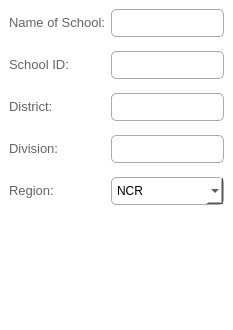
           <widget class="QWidget" name="depedEntryFrame">
            <layout class="QHBoxLayout" name="horizontalLayout_5">
             <property name="spacing">
              <number>0</number>
             </property>
             <property name="leftMargin">
              <number>0</number>
             </property>
             <property name="topMargin">
              <number>0</number>
             </property>
             <property name="rightMargin">
              <number>0</number>
             </property>
             <property name="bottomMargin">
              <number>0</number>
             </property>
             <item>
              <widget class="QFrame" name="entryClassFrame_2">
               <property name="minimumSize">
                <size>
                 <width>0</width>
                 <height>330</height>
                </size>
               </property>
               <property name="maximumSize">
                <size>
                 <width>16777215</width>
                 <height>350</height>
                </size>
               </property>
               <property name="font">
                <font/>
               </property>
               <property name="styleSheet">
                <string notr="true">QFrame{
	background-color: rgb(255, 255, 255);
}

QComboBox{
	border: 1px solid;
	border-color: rgb(170, 170, 170);
	border-radius: 5px;
	background-color: rgb(255, 255, 255);
	padding-left: 5px;
}

QComboBox:focus{
	border: 1px solid rgb(26, 191, 164);
}

QLineEdit{
	border: 1px solid;
	border-color: rgb(170, 170, 170);
	border-radius: 5px;
	background-color: rgb(255, 255, 255);
	padding-left: 5px;
}

QLineEdit:focus{
	border: 1px solid rgb(26, 191, 164);
}

QLabel{
	color: rgb(100, 100, 100);
}


	</string>
               </property>
               <property name="frameShape">
                <enum>QFrame::NoFrame</enum>
               </property>
               <property name="frameShadow">
                <enum>QFrame::Plain</enum>
               </property>
               <layout class="QFormLayout" name="formLayout_2">
                <property name="fieldGrowthPolicy">
                 <enum>QFormLayout::AllNonFixedFieldsGrow</enum>
                </property>
                <property name="rowWrapPolicy">
                 <enum>QFormLayout::DontWrapRows</enum>
                </property>
                <property name="verticalSpacing">
                 <number>14</number>
                </property>
                <property name="bottomMargin">
                 <number>9</number>
                </property>
                <item row="0" column="0">
                 <widget class="QLabel" name="syLabel_2">
                  <property name="font">
                   <font>
                    <pointsize>10</pointsize>
                    <bold>false</bold>
                   </font>
                  </property>
                  <property name="styleSheet">
                   <string notr="true"/>
                  </property>
                  <property name="text">
                   <string>Name of School:</string>
                  </property>
                 </widget>
                </item>
                <item row="0" column="1">
                 <widget class="QLineEdit" name="schoolName">
                  <property name="minimumSize">
                   <size>
                    <width>0</width>
                    <height>28</height>
                   </size>
                  </property>
                  <property name="maximumSize">
                   <size>
                    <width>16777215</width>
                    <height>28</height>
                   </size>
                  </property>
                  <property name="font">
                   <font>
                    <pointsize>9</pointsize>
                    <bold>false</bold>
                   </font>
                  </property>
                  <property name="styleSheet">
                   <string notr="true"/>
                  </property>
                 </widget>
                </item>
                <item row="1" column="0">
                 <widget class="QLabel" name="shLabel_2">
                  <property name="font">
                   <font>
                    <pointsize>10</pointsize>
                    <bold>false</bold>
                   </font>
                  </property>
                  <property name="styleSheet">
                   <string notr="true"/>
                  </property>
                  <property name="text">
                   <string>School ID:</string>
                  </property>
                 </widget>
                </item>
                <item row="1" column="1">
                 <widget class="QLineEdit" name="school_id">
                  <property name="minimumSize">
                   <size>
                    <width>0</width>
                    <height>28</height>
                   </size>
                  </property>
                  <property name="maximumSize">
                   <size>
                    <width>16777215</width>
                    <height>28</height>
                   </size>
                  </property>
                  <property name="font">
                   <font>
                    <pointsize>9</pointsize>
                    <bold>false</bold>
                   </font>
                  </property>
                  <property name="styleSheet">
                   <string notr="true"/>
                  </property>
                 </widget>
                </item>
                <item row="2" column="0">
                 <widget class="QLabel" name="gradeLabel_2">
                  <property name="font">
                   <font>
                    <pointsize>10</pointsize>
                    <bold>false</bold>
                   </font>
                  </property>
                  <property name="styleSheet">
                   <string notr="true"/>
                  </property>
                  <property name="text">
                   <string>District:</string>
                  </property>
                 </widget>
                </item>
                <item row="3" column="0">
                 <widget class="QLabel" name="sectionLabel_2">
                  <property name="font">
                   <font>
                    <pointsize>10</pointsize>
                    <bold>false</bold>
                   </font>
                  </property>
                  <property name="styleSheet">
                   <string notr="true"/>
                  </property>
                  <property name="text">
                   <string>Division:</string>
                  </property>
                 </widget>
                </item>
                <item row="3" column="1">
                 <widget class="QLineEdit" name="division">
                  <property name="minimumSize">
                   <size>
                    <width>0</width>
                    <height>28</height>
                   </size>
                  </property>
                  <property name="maximumSize">
                   <size>
                    <width>16777215</width>
                    <height>28</height>
                   </size>
                  </property>
                  <property name="font">
                   <font>
                    <pointsize>9</pointsize>
                    <bold>false</bold>
                   </font>
                  </property>
                  <property name="styleSheet">
                   <string notr="true"/>
                  </property>
                 </widget>
                </item>
                <item row="4" column="0">
                 <widget class="QLabel" name="advLabel_2">
                  <property name="font">
                   <font>
                    <pointsize>10</pointsize>
                    <bold>false</bold>
                   </font>
                  </property>
                  <property name="styleSheet">
                   <string notr="true"/>
                  </property>
                  <property name="text">
                   <string>Region:</string>
                  </property>
                 </widget>
                </item>
                <item row="2" column="1">
                 <widget class="QLineEdit" name="district">
                  <property name="minimumSize">
                   <size>
                    <width>0</width>
                    <height>28</height>
                   </size>
                  </property>
                  <property name="maximumSize">
                   <size>
                    <width>16777215</width>
                    <height>28</height>
                   </size>
                  </property>
                  <property name="font">
                   <font>
                    <pointsize>9</pointsize>
                    <bold>false</bold>
                   </font>
                  </property>
                  <property name="styleSheet">
                   <string notr="true"/>
                  </property>
                 </widget>
                </item>
                <item row="4" column="1">
                 <widget class="QComboBox" name="region">
                  <property name="minimumSize">
                   <size>
                    <width>0</width>
                    <height>28</height>
                   </size>
                  </property>
                  <property name="maximumSize">
                   <size>
                    <width>16777215</width>
                    <height>28</height>
                   </size>
                  </property>
                  <item>
                   <property name="text">
                    <string>NCR</string>
                   </property>
                  </item>
                  <item>
                   <property name="text">
                    <string>I</string>
                   </property>
                  </item>
                  <item>
                   <property name="text">
                    <string>II</string>
                   </property>
                  </item>
                  <item>
                   <property name="text">
                    <string>III</string>
                   </property>
                  </item>
                  <item>
                   <property name="text">
                    <string>IV-A</string>
                   </property>
                  </item>
                  <item>
                   <property name="text">
                    <string>MIMAROPA</string>
                   </property>
                  </item>
                  <item>
                   <property name="text">
                    <string>V</string>
                   </property>
                  </item>
                  <item>
                   <property name="text">
                    <string>VI</string>
                   </property>
                  </item>
                  <item>
                   <property name="text">
                    <string>VII</string>
                   </property>
                  </item>
                  <item>
                   <property name="text">
                    <string>VIII</string>
                   </property>
                  </item>
                  <item>
                   <property name="text">
                    <string>IX</string>
                   </property>
                  </item>
                  <item>
                   <property name="text">
                    <string>X</string>
                   </property>
                  </item>
                  <item>
                   <property name="text">
                    <string>XI</string>
                   </property>
                  </item>
                  <item>
                   <property name="text">
                    <string>XII</string>
                   </property>
                  </item>
                  <item>
                   <property name="text">
                    <string>XIII</string>
                   </property>
                  </item>
                  <item>
                   <property name="text">
                    <string>ARMM</string>
                   </property>
                  </item>
                 </widget>
                </item>
               </layout>
              </widget>
             </item>
            </layout>
           </widget>
